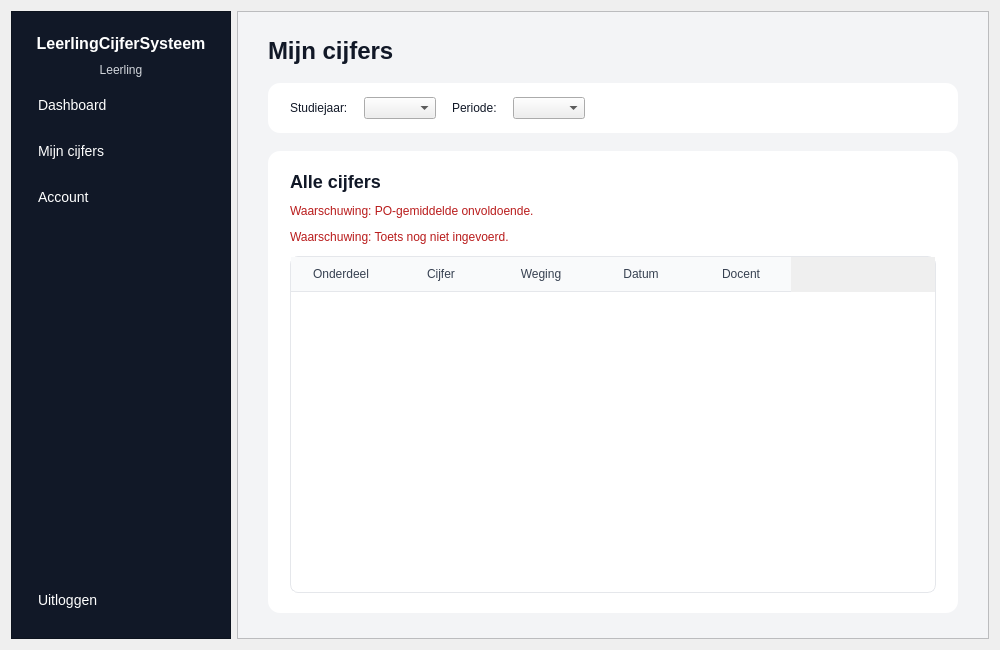
<?xml version="1.0" encoding="UTF-8"?>
<ui version="4.0">
 <class>dashboard_leerling</class>
 <widget class="QWidget" name="dashboard_leerling">
  <property name="geometry">
   <rect>
    <x>0</x>
    <y>0</y>
    <width>1000</width>
    <height>650</height>
   </rect>
  </property>
  <property name="sizePolicy">
   <sizepolicy hsizetype="Expanding" vsizetype="Expanding">
    <horstretch>0</horstretch>
    <verstretch>0</verstretch>
   </sizepolicy>
  </property>
  <property name="minimumSize">
   <size>
    <width>900</width>
    <height>600</height>
   </size>
  </property>
  <property name="windowTitle">
   <string>LCS - LeerlingCijferSysteem</string>
  </property>
  <layout class="QGridLayout" name="gridLayout">
   <item row="0" column="0">
    <widget class="QFrame" name="zijbalk">
     <property name="sizePolicy">
      <sizepolicy hsizetype="Fixed" vsizetype="Expanding">
       <horstretch>0</horstretch>
       <verstretch>0</verstretch>
      </sizepolicy>
     </property>
     <property name="minimumSize">
      <size>
       <width>220</width>
       <height>0</height>
      </size>
     </property>
     <property name="maximumSize">
      <size>
       <width>220</width>
       <height>16777215</height>
      </size>
     </property>
     <property name="styleSheet">
      <string notr="true">
QFrame#zijbalk {
    background-color: #111827;
}
QLabel {
    color: white;
}
QPushButton {
    background-color: transparent;
    color: white;
    text-align: left;
    padding: 10px;
    border: none;
    border-radius: 6px;
    font-size: 14px;
}
QPushButton:hover {
    background-color: #1f2937;
}
      </string>
     </property>
     <property name="frameShape">
      <enum>QFrame::Shape::StyledPanel</enum>
     </property>
     <property name="frameShadow">
      <enum>QFrame::Shadow::Raised</enum>
     </property>
     <layout class="QVBoxLayout" name="layout_zijbalk">
      <property name="spacing">
       <number>10</number>
      </property>
      <property name="leftMargin">
       <number>16</number>
      </property>
      <property name="topMargin">
       <number>22</number>
      </property>
      <property name="rightMargin">
       <number>16</number>
      </property>
      <property name="bottomMargin">
       <number>20</number>
      </property>
      <item>
       <widget class="QLabel" name="lbl_app_titel">
        <property name="styleSheet">
         <string notr="true">font-size: 16px; font-weight: bold;</string>
        </property>
        <property name="text">
         <string>LeerlingCijferSysteem</string>
        </property>
        <property name="alignment">
         <set>Qt::AlignmentFlag::AlignCenter</set>
        </property>
       </widget>
      </item>
      <item>
       <widget class="QLabel" name="lbl_gebruiker_rol">
        <property name="styleSheet">
         <string notr="true">color: #d1d5db; font-size: 12px;</string>
        </property>
        <property name="text">
         <string>Leerling</string>
        </property>
        <property name="alignment">
         <set>Qt::AlignmentFlag::AlignCenter</set>
        </property>
       </widget>
      </item>
      <item>
       <widget class="QPushButton" name="btn_dashboard">
        <property name="text">
         <string>Dashboard</string>
        </property>
       </widget>
      </item>
      <item>
       <widget class="QPushButton" name="btn_mijn_cijfers">
        <property name="text">
         <string>Mijn cijfers</string>
        </property>
       </widget>
      </item>
      <item>
       <widget class="QPushButton" name="btn_account">
        <property name="text">
         <string>Account</string>
        </property>
       </widget>
      </item>
      <item>
       <spacer name="spacer_zijbalk_onder">
        <property name="orientation">
         <enum>Qt::Orientation::Vertical</enum>
        </property>
        <property name="sizeHint" stdset="0">
         <size>
          <width>20</width>
          <height>200</height>
         </size>
        </property>
       </spacer>
      </item>
      <item>
       <widget class="QPushButton" name="btn_uitloggen">
        <property name="text">
         <string>Uitloggen</string>
        </property>
       </widget>
      </item>
     </layout>
    </widget>
   </item>
   <item row="0" column="1">
    <widget class="QFrame" name="inhoudsgebied">
     <property name="sizePolicy">
      <sizepolicy hsizetype="Expanding" vsizetype="Expanding">
       <horstretch>1</horstretch>
       <verstretch>1</verstretch>
      </sizepolicy>
     </property>
     <property name="styleSheet">
      <string notr="true">
QFrame#inhoudsgebied {
    background-color: #f3f4f6;
}
QLabel {
    color: #111827;
}
QFrame#kaart_po_gemiddelde,
QFrame#kaart_toets,
QFrame#kaart_eindcijfer,
QFrame#kaart_po_aantal,
QFrame#paneel_dashboard_cijfers,
QFrame#paneel_mijncijfers_filters,
QFrame#paneel_mijncijfers_cijfers,
QFrame#paneel_account {
    background-color: white;
    border-radius: 12px;
}
QTableWidget {
    background-color: white;
    border: 1px solid #e5e7eb;
    border-radius: 8px;
    gridline-color: #e5e7eb;
}
QHeaderView::section {
    background-color: #f9fafb;
    color: #374151;
    padding: 8px;
    border: none;
    border-bottom: 1px solid #e5e7eb;
}
      </string>
     </property>
     <property name="frameShape">
      <enum>QFrame::Shape::StyledPanel</enum>
     </property>
     <property name="frameShadow">
      <enum>QFrame::Shadow::Raised</enum>
     </property>
     <layout class="QVBoxLayout" name="layout_inhoud">
      <property name="spacing">
       <number>0</number>
      </property>
      <property name="leftMargin">
       <number>0</number>
      </property>
      <property name="topMargin">
       <number>0</number>
      </property>
      <property name="rightMargin">
       <number>0</number>
      </property>
      <property name="bottomMargin">
       <number>0</number>
      </property>
      <item>
       <widget class="QStackedWidget" name="stacked_paginas">
        <property name="sizePolicy">
         <sizepolicy hsizetype="Expanding" vsizetype="Expanding">
          <horstretch>0</horstretch>
          <verstretch>0</verstretch>
         </sizepolicy>
        </property>
        <property name="currentIndex">
         <number>1</number>
        </property>
        <widget class="QWidget" name="pagina_dashboard">
         <layout class="QVBoxLayout" name="layout_dashboard">
          <property name="spacing">
           <number>18</number>
          </property>
          <property name="leftMargin">
           <number>30</number>
          </property>
          <property name="topMargin">
           <number>25</number>
          </property>
          <property name="rightMargin">
           <number>30</number>
          </property>
          <property name="bottomMargin">
           <number>25</number>
          </property>
          <item>
           <widget class="QLabel" name="lbl_dashboard_titel">
            <property name="styleSheet">
             <string notr="true">font-size: 24px; font-weight: bold;</string>
            </property>
            <property name="text">
             <string>Dashboard</string>
            </property>
           </widget>
          </item>
          <item>
           <widget class="QFrame" name="paneel_dashboard_info">
            <property name="frameShape">
             <enum>QFrame::Shape::NoFrame</enum>
            </property>
            <layout class="QHBoxLayout" name="layout_dashboard_info">
             <property name="spacing">
              <number>20</number>
             </property>
             <property name="leftMargin">
              <number>0</number>
             </property>
             <property name="topMargin">
              <number>0</number>
             </property>
             <property name="rightMargin">
              <number>0</number>
             </property>
             <property name="bottomMargin">
              <number>0</number>
             </property>
             <item>
              <widget class="QLabel" name="lbl_dashboard_studiejaar">
               <property name="text">
                <string>Studiejaar: 2025-2026</string>
               </property>
              </widget>
             </item>
             <item>
              <widget class="QLabel" name="lbl_dashboard_periode">
               <property name="text">
                <string>Periode: Laatste bekende</string>
               </property>
              </widget>
             </item>
             <item>
              <spacer name="spacer_dashboard_info_rechts">
               <property name="orientation">
                <enum>Qt::Orientation::Horizontal</enum>
               </property>
               <property name="sizeHint" stdset="0">
                <size>
                 <width>40</width>
                 <height>20</height>
                </size>
               </property>
              </spacer>
             </item>
            </layout>
           </widget>
          </item>
          <item>
           <widget class="QFrame" name="container_kaarten">
            <property name="minimumSize">
             <size>
              <width>0</width>
              <height>120</height>
             </size>
            </property>
            <property name="maximumSize">
             <size>
              <width>16777215</width>
              <height>200</height>
             </size>
            </property>
            <property name="frameShape">
             <enum>QFrame::Shape::NoFrame</enum>
            </property>
            <layout class="QHBoxLayout" name="layout_kaarten">
             <property name="spacing">
              <number>16</number>
             </property>
             <property name="leftMargin">
              <number>0</number>
             </property>
             <property name="topMargin">
              <number>0</number>
             </property>
             <property name="rightMargin">
              <number>0</number>
             </property>
             <property name="bottomMargin">
              <number>0</number>
             </property>
             <item>
              <widget class="QFrame" name="kaart_po_gemiddelde">
               <property name="minimumSize">
                <size>
                 <width>300</width>
                 <height>0</height>
                </size>
               </property>
               <property name="frameShape">
                <enum>QFrame::Shape::StyledPanel</enum>
               </property>
               <layout class="QVBoxLayout" name="layout_kaart_po">
                <property name="leftMargin">
                 <number>22</number>
                </property>
                <property name="topMargin">
                 <number>18</number>
                </property>
                <property name="rightMargin">
                 <number>22</number>
                </property>
                <property name="bottomMargin">
                 <number>18</number>
                </property>
                <item>
                 <widget class="QLabel" name="lbl_po_gemiddelde_titel">
                  <property name="styleSheet">
                   <string notr="true">color: #6b7280; font-size: 13px;</string>
                  </property>
                  <property name="text">
                   <string>Gemiddelde PO-cijfer</string>
                  </property>
                 </widget>
                </item>
                <item>
                 <widget class="QLabel" name="lbl_po_gemiddelde_waarde">
                  <property name="styleSheet">
                   <string notr="true">font-size: 32px; font-weight: bold;</string>
                  </property>
                  <property name="text">
                   <string>7.4</string>
                  </property>
                 </widget>
                </item>
               </layout>
              </widget>
             </item>
             <item>
              <widget class="QFrame" name="kaart_toets">
               <property name="minimumSize">
                <size>
                 <width>180</width>
                 <height>0</height>
                </size>
               </property>
               <property name="frameShape">
                <enum>QFrame::Shape::StyledPanel</enum>
               </property>
               <layout class="QVBoxLayout" name="layout_kaart_toets">
                <property name="leftMargin">
                 <number>22</number>
                </property>
                <property name="topMargin">
                 <number>18</number>
                </property>
                <property name="rightMargin">
                 <number>22</number>
                </property>
                <property name="bottomMargin">
                 <number>18</number>
                </property>
                <item>
                 <widget class="QLabel" name="lbl_toets_titel">
                  <property name="styleSheet">
                   <string notr="true">color: #6b7280; font-size: 13px;</string>
                  </property>
                  <property name="text">
                   <string>Toetscijfer</string>
                  </property>
                 </widget>
                </item>
                <item>
                 <widget class="QLabel" name="lbl_toets_waarde">
                  <property name="styleSheet">
                   <string notr="true">font-size: 32px; font-weight: bold;</string>
                  </property>
                  <property name="text">
                   <string>7.0</string>
                  </property>
                 </widget>
                </item>
               </layout>
              </widget>
             </item>
             <item>
              <widget class="QFrame" name="kaart_eindcijfer">
               <property name="minimumSize">
                <size>
                 <width>180</width>
                 <height>0</height>
                </size>
               </property>
               <property name="frameShape">
                <enum>QFrame::Shape::StyledPanel</enum>
               </property>
               <layout class="QVBoxLayout" name="layout_kaart_eindcijfer">
                <property name="leftMargin">
                 <number>22</number>
                </property>
                <property name="topMargin">
                 <number>18</number>
                </property>
                <property name="rightMargin">
                 <number>22</number>
                </property>
                <property name="bottomMargin">
                 <number>18</number>
                </property>
                <item>
                 <widget class="QLabel" name="lbl_eindcijfer_titel">
                  <property name="styleSheet">
                   <string notr="true">color: #6b7280; font-size: 13px;</string>
                  </property>
                  <property name="text">
                   <string>Eindcijfer Informatica</string>
                  </property>
                 </widget>
                </item>
                <item>
                 <widget class="QLabel" name="lbl_eindcijfer_waarde">
                  <property name="styleSheet">
                   <string notr="true">font-size: 32px; font-weight: bold;</string>
                  </property>
                  <property name="text">
                   <string>7.3</string>
                  </property>
                 </widget>
                </item>
               </layout>
              </widget>
             </item>
             <item>
              <widget class="QFrame" name="kaart_po_aantal">
               <property name="minimumSize">
                <size>
                 <width>180</width>
                 <height>0</height>
                </size>
               </property>
               <property name="frameShape">
                <enum>QFrame::Shape::StyledPanel</enum>
               </property>
               <layout class="QVBoxLayout" name="layout_kaart_po_aantal">
                <property name="leftMargin">
                 <number>22</number>
                </property>
                <property name="topMargin">
                 <number>18</number>
                </property>
                <property name="rightMargin">
                 <number>22</number>
                </property>
                <property name="bottomMargin">
                 <number>18</number>
                </property>
                <item>
                 <widget class="QLabel" name="lbl_po_aantal_titel">
                  <property name="styleSheet">
                   <string notr="true">color: #6b7280; font-size: 13px;</string>
                  </property>
                  <property name="text">
                   <string>Aantal PO-onderdelen</string>
                  </property>
                 </widget>
                </item>
                <item>
                 <widget class="QLabel" name="lbl_po_aantal_waarde">
                  <property name="styleSheet">
                   <string notr="true">font-size: 32px; font-weight: bold;</string>
                  </property>
                  <property name="text">
                   <string>5</string>
                  </property>
                 </widget>
                </item>
               </layout>
              </widget>
             </item>
            </layout>
           </widget>
          </item>
          <item>
           <widget class="QFrame" name="paneel_dashboard_cijfers">
            <property name="sizePolicy">
             <sizepolicy hsizetype="Expanding" vsizetype="Expanding">
              <horstretch>0</horstretch>
              <verstretch>0</verstretch>
             </sizepolicy>
            </property>
            <property name="frameShape">
             <enum>QFrame::Shape::StyledPanel</enum>
            </property>
            <layout class="QVBoxLayout" name="layout_paneel_dashboard_cijfers">
             <property name="spacing">
              <number>12</number>
             </property>
             <property name="leftMargin">
              <number>22</number>
             </property>
             <property name="topMargin">
              <number>20</number>
             </property>
             <property name="rightMargin">
              <number>22</number>
             </property>
             <property name="bottomMargin">
              <number>20</number>
             </property>
             <item>
              <widget class="QLabel" name="lbl_dashboard_cijfers_titel">
               <property name="styleSheet">
                <string notr="true">font-size: 18px; font-weight: bold;</string>
               </property>
               <property name="text">
                <string>Cijfers laatste periode</string>
               </property>
              </widget>
             </item>
             <item>
              <widget class="QTableWidget" name="tabel_dashboard_cijfers">
               <property name="sizeAdjustPolicy">
                <enum>QAbstractScrollArea::SizeAdjustPolicy::AdjustToContents</enum>
               </property>
               <property name="horizontalScrollMode">
                <enum>QAbstractItemView::ScrollMode::ScrollPerPixel</enum>
               </property>
               <property name="rowCount">
                <number>0</number>
               </property>
               <property name="columnCount">
                <number>5</number>
               </property>
               <column>
                <property name="text">
                 <string>Onderdeel</string>
                </property>
               </column>
               <column>
                <property name="text">
                 <string>Cijfer</string>
                </property>
               </column>
               <column>
                <property name="text">
                 <string>Weging</string>
                </property>
               </column>
               <column>
                <property name="text">
                 <string>Datum</string>
                </property>
               </column>
               <column>
                <property name="text">
                 <string>Docent</string>
                </property>
               </column>
              </widget>
             </item>
            </layout>
           </widget>
          </item>
         </layout>
        </widget>
        <widget class="QWidget" name="pagina_mijn_cijfers">
         <layout class="QVBoxLayout" name="layout_mijn_cijfers">
          <property name="spacing">
           <number>18</number>
          </property>
          <property name="leftMargin">
           <number>30</number>
          </property>
          <property name="topMargin">
           <number>25</number>
          </property>
          <property name="rightMargin">
           <number>30</number>
          </property>
          <property name="bottomMargin">
           <number>25</number>
          </property>
          <item>
           <widget class="QLabel" name="lbl_mijn_cijfers_titel">
            <property name="styleSheet">
             <string notr="true">font-size: 24px; font-weight: bold;</string>
            </property>
            <property name="text">
             <string>Mijn cijfers</string>
            </property>
           </widget>
          </item>
          <item>
           <widget class="QFrame" name="paneel_mijncijfers_filters">
            <property name="frameShape">
             <enum>QFrame::Shape::StyledPanel</enum>
            </property>
            <layout class="QHBoxLayout" name="layout_mijncijfers_filters">
             <property name="spacing">
              <number>16</number>
             </property>
             <property name="leftMargin">
              <number>22</number>
             </property>
             <property name="topMargin">
              <number>14</number>
             </property>
             <property name="rightMargin">
              <number>22</number>
             </property>
             <property name="bottomMargin">
              <number>14</number>
             </property>
             <item>
              <widget class="QLabel" name="lbl_mijncijfers_studiejaar">
               <property name="text">
                <string>Studiejaar:</string>
               </property>
              </widget>
             </item>
             <item>
              <widget class="QComboBox" name="cmb_mijncijfers_studiejaar"/>
             </item>
             <item>
              <widget class="QLabel" name="lbl_mijncijfers_periode">
               <property name="text">
                <string>Periode:</string>
               </property>
              </widget>
             </item>
             <item>
              <widget class="QComboBox" name="cmb_mijncijfers_periode"/>
             </item>
             <item>
              <spacer name="spacer_mijncijfers_filters_rechts">
               <property name="orientation">
                <enum>Qt::Orientation::Horizontal</enum>
               </property>
               <property name="sizeHint" stdset="0">
                <size>
                 <width>40</width>
                 <height>20</height>
                </size>
               </property>
              </spacer>
             </item>
            </layout>
           </widget>
          </item>
          <item>
           <widget class="QFrame" name="paneel_mijncijfers_cijfers">
            <property name="sizePolicy">
             <sizepolicy hsizetype="Expanding" vsizetype="Expanding">
              <horstretch>0</horstretch>
              <verstretch>0</verstretch>
             </sizepolicy>
            </property>
            <property name="frameShape">
             <enum>QFrame::Shape::StyledPanel</enum>
            </property>
            <layout class="QVBoxLayout" name="layout_paneel_mijncijfers_cijfers">
             <property name="spacing">
              <number>12</number>
             </property>
             <property name="leftMargin">
              <number>22</number>
             </property>
             <property name="topMargin">
              <number>20</number>
             </property>
             <property name="rightMargin">
              <number>22</number>
             </property>
             <property name="bottomMargin">
              <number>20</number>
             </property>
             <item>
              <widget class="QLabel" name="lbl_mijncijfers_cijfers_titel">
               <property name="styleSheet">
                <string notr="true">font-size: 18px; font-weight: bold;</string>
               </property>
               <property name="text">
                <string>Alle cijfers</string>
               </property>
              </widget>
             </item>
             <item>
              <widget class="QLabel" name="lbl_waarschuwing_po">
               <property name="styleSheet">
                <string notr="true">color: #b91c1c; font-size: 12px;</string>
               </property>
               <property name="text">
                <string>Waarschuwing: PO-gemiddelde onvoldoende.</string>
               </property>
              </widget>
             </item>
             <item>
              <widget class="QLabel" name="lbl_waarschuwing_toets">
               <property name="styleSheet">
                <string notr="true">color: #b91c1c; font-size: 12px;</string>
               </property>
               <property name="text">
                <string>Waarschuwing: Toets nog niet ingevoerd.</string>
               </property>
              </widget>
             </item>
             <item>
              <widget class="QTableWidget" name="tabel_mijn_cijfers">
               <property name="sizeAdjustPolicy">
                <enum>QAbstractScrollArea::SizeAdjustPolicy::AdjustToContents</enum>
               </property>
               <property name="horizontalScrollMode">
                <enum>QAbstractItemView::ScrollMode::ScrollPerPixel</enum>
               </property>
               <property name="rowCount">
                <number>0</number>
               </property>
               <property name="columnCount">
                <number>5</number>
               </property>
               <column>
                <property name="text">
                 <string>Onderdeel</string>
                </property>
               </column>
               <column>
                <property name="text">
                 <string>Cijfer</string>
                </property>
               </column>
               <column>
                <property name="text">
                 <string>Weging</string>
                </property>
               </column>
               <column>
                <property name="text">
                 <string>Datum</string>
                </property>
               </column>
               <column>
                <property name="text">
                 <string>Docent</string>
                </property>
               </column>
              </widget>
             </item>
            </layout>
           </widget>
          </item>
         </layout>
        </widget>
        <widget class="QWidget" name="pagina_account">
         <layout class="QVBoxLayout" name="layout_account">
          <property name="spacing">
           <number>18</number>
          </property>
          <property name="leftMargin">
           <number>30</number>
          </property>
          <property name="topMargin">
           <number>25</number>
          </property>
          <property name="rightMargin">
           <number>30</number>
          </property>
          <property name="bottomMargin">
           <number>25</number>
          </property>
          <item>
           <widget class="QLabel" name="lbl_account_titel">
            <property name="styleSheet">
             <string notr="true">font-size: 24px; font-weight: bold;</string>
            </property>
            <property name="text">
             <string>Account</string>
            </property>
           </widget>
          </item>
          <item>
           <widget class="QFrame" name="paneel_account">
            <property name="frameShape">
             <enum>QFrame::Shape::StyledPanel</enum>
            </property>
            <layout class="QVBoxLayout" name="layout_paneel_account">
             <property name="spacing">
              <number>12</number>
             </property>
             <property name="leftMargin">
              <number>22</number>
             </property>
             <property name="topMargin">
              <number>20</number>
             </property>
             <property name="rightMargin">
              <number>22</number>
             </property>
             <property name="bottomMargin">
              <number>20</number>
             </property>
             <item>
              <widget class="QLabel" name="lbl_account_gebruiker_label">
               <property name="text">
                <string>Gebruikersnaam:</string>
               </property>
              </widget>
             </item>
             <item>
              <widget class="QLabel" name="lbl_account_gebruiker_waarde">
               <property name="text">
                <string>leerling.voorbeeld</string>
               </property>
              </widget>
             </item>
             <item>
              <widget class="QLabel" name="lbl_account_email_label">
               <property name="text">
                <string>E-mail:</string>
               </property>
              </widget>
             </item>
             <item>
              <widget class="QLabel" name="lbl_account_email_waarde">
               <property name="text">
                <string>leerling@test.com</string>
               </property>
              </widget>
             </item>
             <item>
              <widget class="QLabel" name="lbl_account_wachtwoord_titel">
               <property name="styleSheet">
                <string notr="true">font-size: 16px; font-weight: bold; margin-top: 10px;</string>
               </property>
               <property name="text">
                <string>Wachtwoord wijzigen</string>
               </property>
              </widget>
             </item>
             <item>
              <widget class="QLabel" name="lbl_account_oud_wachtwoord_label">
               <property name="text">
                <string>Oud wachtwoord:</string>
               </property>
              </widget>
             </item>
            </layout>
           </widget>
          </item>
         </layout>
        </widget>
       </widget>
      </item>
     </layout>
    </widget>
   </item>
  </layout>
 </widget>
 <resources/>
 <connections/>
</ui>
